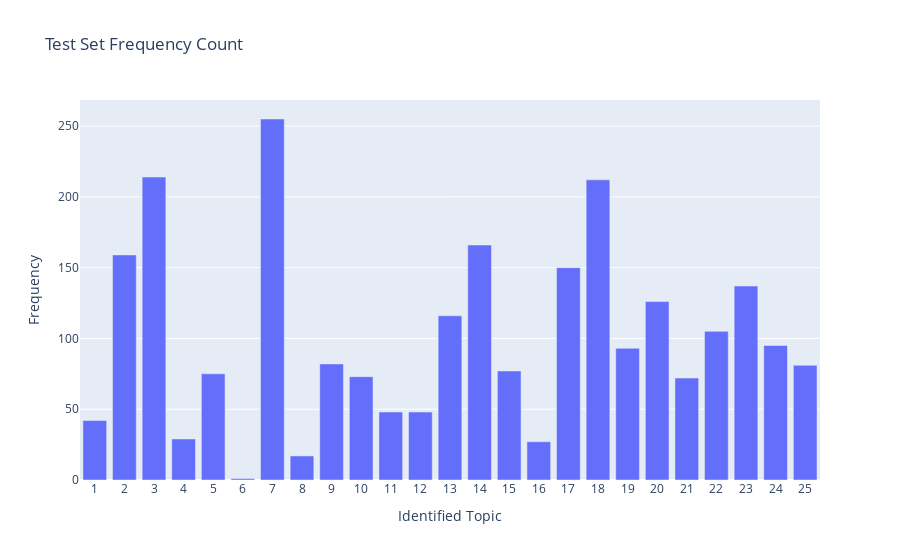

The notebook cell this image was saved under:
### Code cell
df_freq = pd.DataFrame(test_set_grouped['Predicted_Topic'].value_counts()).reset_index(drop=False)
df_freq = df_freq.rename(columns={'index':'Predicted_Topic', 'count':'Value_Count'})
df_freq = df_freq.astype({'Predicted_Topic': object})
df_freq = df_freq.sort_values('Value_Count', ascending=False)

fig = px.bar(df_freq, x='Predicted_Topic', y="Value_Count", title='Test Set Frequency Count')
fig.update_layout(
    xaxis = dict(
        tickmode = 'array',
        tickvals = df_freq['Predicted_Topic'],
        ticktext = df_freq['Predicted_Topic'],
        title = "Identified Topic"
    ),
    yaxis_title="Frequency",
    title='Test Set Frequency Count'
)

fig.show()

### Figure 1 — Plotly figure (JSON) as saved in the notebook; plotly's stock layout.template omitted (floating-point values rounded to 4 significant figures)
{"data": [{"alignmentgroup": "True", "hovertemplate": "Predicted_Topic=%{x}<br>Value_Count=%{y}<extra></extra>", "legendgroup": "", "marker": {"color": "#636efa", "pattern": {"shape": ""}}, "name": "", "offsetgroup": "", "orientation": "v", "showlegend": false, "textposition": "auto", "type": "bar", "x": [7, 3, 18, 14, 2, 17, 23, 20, 13, 22, 24, 19, 9, 25, 15, 5, 10, 21, 11, 12, 1, 4, 16, 8, 6], "xaxis": "x", "y": [255, 214, 212, 166, 159, 150, 137, 126, 116, 105, 95, 93, 82, 81, 77, 75, 73, 72, 48, 48, 42, 29, 27, 17, 1], "yaxis": "y"}], "layout": {"barmode": "relative", "legend": {"tracegroupgap": 0}, "title": {"text": "Test Set Frequency Count"}, "xaxis": {"anchor": "y", "domain": [0, 1], "tickmode": "array", "ticktext": [7, 3, 18, 14, 2, 17, 23, 20, 13, 22, 24, 19, 9, 25, 15, 5, 10, 21, 11, 12, 1, 4, 16, 8, 6], "tickvals": [7, 3, 18, 14, 2, 17, 23, 20, 13, 22, 24, 19, 9, 25, 15, 5, 10, 21, 11, 12, 1, 4, 16, 8, 6], "title": {"text": "Identified Topic"}}, "yaxis": {"anchor": "x", "domain": [0, 1], "title": {"text": "Frequency"}}}}
